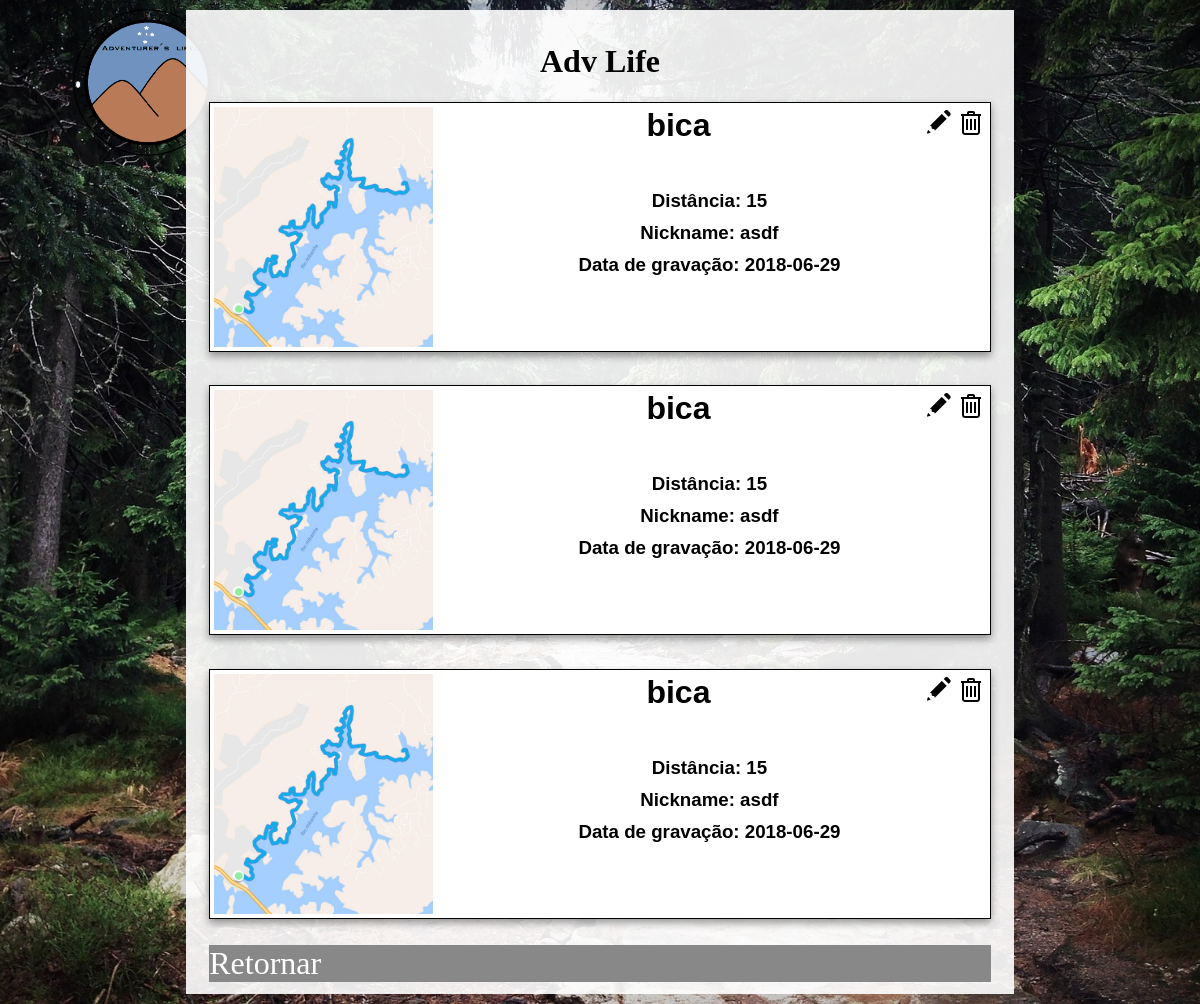
/ResultadoPesquisa.php?nickname=asdf (signed in), run on the app's committed database.
### tables this page shows
CREATE TABLE IF NOT EXISTS `tbtrilha` (
  `idTrilha` int(11) NOT NULL AUTO_INCREMENT,
  `apelido` varchar(40) NOT NULL,
  `obstaculos` varchar(140) DEFAULT NULL,
  `distancia` double NOT NULL,
  `idmata` smallint(6) DEFAULT NULL,
  `dataGravacao` date NOT NULL,
  `nicknameUsuario` varchar(16) NOT NULL,
  `dificuldade` smallint(6) DEFAULT NULL,
  PRIMARY KEY (`idTrilha`),
  UNIQUE KEY `idTrilha` (`idTrilha`),
  KEY `idmata` (`idmata`),
  KEY `nicknameUsuario` (`nicknameUsuario`)
);

### DAO/trilhaDao.php (called while the page is built, shortened)
<?php
include_once 'classeCrudGenerico.php';
class trilhaDao
{
    private function makeSqlForSearch($array)
    {
        $idTrilha = isset($array['idTrilha']) ? $array['idTrilha'] : null;
        $apelido = isset($array['apelido']) ? $array['apelido'] : null;
        $distMax = isset($array['distMax']) ? $array['distMax'] : null;
        $distMin = isset($array['distMin']) ? $array['distMin'] : null;
        $nickname = isset($array['nickname']) ? $array['nickname'] : null;
        $sql = "select * from tbtrilha where 1 = 1";
        if ($nickname)
        {
            $sql .= " and nicknameUsuario like '%$nickname%'";
        }
        return $sql;
    }
    public function searchTracks($array)
    {
        $sql = $this->makeSqlForSearch($array);
        $crudGenerico = new CrudGenerico();
        $resultado = $crudGenerico->fQuery($sql);
        return $resultado;
    }
}

### DAO/classeCrudGenerico.php (called while the page is built, shortened)
<?php
include("classeConexao.php");
class CrudGenerico {
    public function fQuery($sql){
        $this->conexao = new Conexao();
        $resultado = $this->conexao->executaSQL($sql);
        return $resultado;
    }
}

### DAO/classeConexao.php (called while the page is built, shortened)
<?php
class Conexao extends mysqli
{
    function executaSQL($BD_query){
        $this->BD_query = $BD_query;
        $resultado = $this->query($this->BD_query);
        return $resultado;
    }
}

### public/card.php (the view)
<div class="card" onclick="redirecionaCard(<?php echo $trilha['idTrilha']; ?>)">
    <div>
    <img class="cardImage" src="../Imagens e coisas de mídia/Trilha.jpeg" alt="imagem da trilha">
    </div>
       <div>
          <?php
          if($_SESSION["nicknameUsuario"] == $trilha['nicknameUsuario']){
             echo "<a href='#' onclick='deletarTrilha(".$trilha['idTrilha'].")'>";
             echo "<img src=\"../Imagens e coisas de mídia/delete.png\" alt=\"deletar\" style=\"float:right;\"/>";
             echo "</a>";
             echo "<a href='recebeEditarTrilha.php?id=".$trilha['idTrilha']."'>";
             echo "<img src=\"../Imagens e coisas de mídia/editar.png\" alt=\"editar\" style=\"float:right;\"/>";
             echo "</a>";
          }
           ?>
         <h1 class="cardTitle"><?php echo $trilha['apelido']; ?></h1>
         <br><br>
         <h3 class="cardAtribute">Distância: <?php echo $trilha['distancia']; ?></h3>
         <h3 class="cardAtribute">Nickname: <?php echo $trilha['nicknameUsuario']; ?></h3>
         <h3 class="cardAtribute">Data de gravação:  <?php echo $trilha['dataGravacao']; ?></h3>
    </div>
</div>
<br>

### public/resultadoPesquisa.php (shortened to what this page needs)
<?php
include_once'../DAO/trilhaDao.php';
$array = $_GET;
$trilhaDao = new trilhaDao();
$resultado = !isset($_GET['historical']) ? $trilhaDao->searchTracks($array) :
    $trilhaDao->searchHistorical($_SESSION['nicknameUsuario']);
$trilhas = [];
$title = isset($_GET['title']) ? $_GET['title'] : "Adv Life";
for ($i = mysqli_num_rows($resultado); $i > 0; $i--)
{
    $trilhas[] = mysqli_fetch_assoc($resultado);
}
?>
<!DOCTYPE html>
<html>
    <head>
        <link href="style.css" rel="stylesheet" type="text/css" />
        <link rel="stylesheet" type="text/css" href="card.css">
    </head>
    <body>
        <div class="container">
         <h1 class="tituloTelaDeBusca"><?php echo "$title"; ?></h1>
            <?php
               foreach($trilhas as $trilha)
               {
                   include 'card.php';
               }
            ?>
            <a href="Menu.php" class="botaorandom">Retornar</a>
        </div>
    </body>
</html>

### public/style.css (style rules this page uses)
body { background-image: url("../Imagens e coisas de mídia/Imagem1.png"), url("../Imagens e coisas de mídia/fundo.jpg"); background-repeat: no-repeat, no-repeat; background-position: top left, top; background-size: 300px, cover; background-color: #003300; }
.tituloTelaDeBusca { font-family: 'Papyrus'; text-align: center; }
a:link { text-decoration: none; color: white; background-color: #888888; }
* { box-sizing: border-box; }
.container { background-color: rgba(255, 255, 255, 0.9); width: 800px; height: 600px; margin: 10px auto; }
.botaorandom { position: relative; display: inline-block; font-family: 'Papyrus'; font-size: 32px !important; }

### public/card.css (style rules this page uses)
.container { padding: 1% 2%; background-color: rgba(255, 255, 255, 0.9); width: 70%; height: auto; margin: 10px auto; }
.card { position: relative; max-width: 100%; height: 250px; border: 1px black double; background-color:rgba(255, 255, 255, 1); margin: 1% auto; box-shadow: 0 4px 8px 0 rgba(0,0,0,0.4); transition: 0.3s; padding:4px; }
.cardImage { position: relative; height: 240px; width: auto; margin: 0px auto; float: left; }
.cardTitle { font-family: sans-serif; text-align: center; margin: 0px auto; }
.cardAtribute { position: relative; font-family: sans-serif; margin: 10px auto; padding-left: 25%; text-align: center; }
a:link, a:visited, a:hover, a:active { display: block; }

### data on the page
tbtrilha: apelido "bica", distancia "15", nicknameUsuario "asdf", dataGravacao "2018-06-29"
tbtrilha: apelido "bica", distancia "15", nicknameUsuario "asdf", dataGravacao "2018-06-29"
tbtrilha: apelido "bica", distancia "15", nicknameUsuario "asdf", dataGravacao "2018-06-29"

### other printed values
$title "Adv Life"
